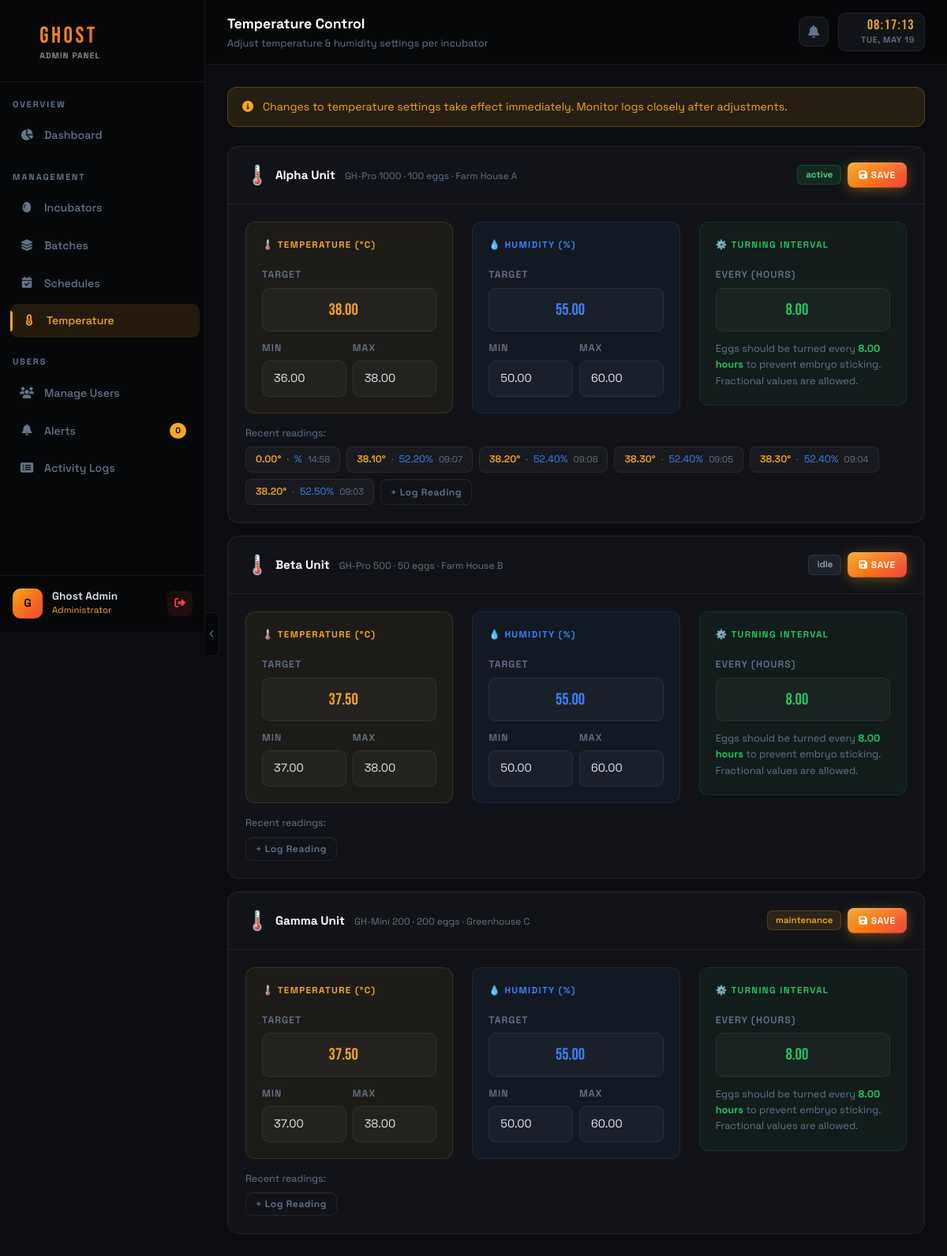
Page /admin/temperature.php (signed in) on the committed database.
### tables this page shows
CREATE TABLE `temperature_settings` (
  `id` int(11) NOT NULL,
  `incubator_id` int(11) NOT NULL,
  `target_temp` decimal(5,2) DEFAULT 37.50,
  `min_temp` decimal(5,2) DEFAULT 37.00,
  `max_temp` decimal(5,2) DEFAULT 38.00,
  `target_humidity` decimal(5,2) DEFAULT 55.00,
  `min_humidity` decimal(5,2) DEFAULT 50.00,
  `max_humidity` decimal(5,2) DEFAULT 60.00,
  `turning_interval` decimal(5,2) DEFAULT 8.00,
  `updated_by_role` enum('admin','user') DEFAULT 'admin',
  `updated_by_id` int(11) DEFAULT NULL,
  `updated_at` timestamp NOT NULL DEFAULT current_timestamp() ON UPDATE current_timestamp()
);

CREATE TABLE `incubators` (
  `id` int(11) NOT NULL,
  `name` varchar(100) NOT NULL,
  `model` varchar(100) DEFAULT NULL,
  `capacity` int(11) DEFAULT 0,
  `location` varchar(255) DEFAULT NULL,
  `status` enum('active','idle','maintenance','error') DEFAULT 'idle',
  `owner_id` int(11) DEFAULT NULL,
  `created_at` timestamp NOT NULL DEFAULT current_timestamp(),
  `updated_at` timestamp NOT NULL DEFAULT current_timestamp() ON UPDATE current_timestamp()
);

### includes/config.php (called while the page is built, shortened)
<?php
function getDB() {
    static $pdo = null;
    if ($pdo === null) {
        try {
            $pdo = new PDO(
                "mysql:host=" . DB_HOST . ";dbname=" . DB_NAME . ";charset=utf8",
                DB_USER,
                DB_PASS,
                array(
                    PDO::ATTR_ERRMODE            => PDO::ERRMODE_EXCEPTION,
                    PDO::ATTR_DEFAULT_FETCH_MODE => PDO::FETCH_ASSOC,
                    PDO::ATTR_EMULATE_PREPARES   => false
                )
            );
        } catch (PDOException $e) {
            die(json_encode(array('success' => false, 'message' => 'Database connection failed: ' . $e->getMessage())));
        }
    }
    return $pdo;
}
function getCurrentAdmin() {
    $pdo  = getDB();
    $stmt = $pdo->prepare("SELECT * FROM admins WHERE id = ?");
    $stmt->execute(array($_SESSION['admin_id']));
    return $stmt->fetch();
}

### admin/temperature.php (the view, shortened to what this page needs)
<?php
$pageTitle = 'Temperature Control';
$pageSubtitle = 'Adjust temperature & humidity settings per incubator';
$activePage = 'temperature';
require_once 'header.php';
$pdo = getDB();
$incubators = $pdo->query("SELECT i.*, ts.target_temp, ts.min_temp, ts.max_temp, ts.target_humidity, ts.min_humidity, ts.max_humidity, ts.turning_interval FROM incubators i LEFT JOIN temperature_settings ts ON i.id=ts.incubator_id ORDER BY i.name")->fetchAll();
?>
<div class="row g-3 mb-4">
  <div class="col-12">
    <div style="background:var(--ghost-amber-dim);border:1px solid rgba(245,166,35,0.25);border-radius:12px;padding:14px 18px;display:flex;align-items:center;gap:12px;font-size:0.88rem;color:var(--ghost-amber);">
      <i class="fas fa-info-circle"></i>
      <span>Changes to temperature settings take effect immediately. Monitor logs closely after adjustments.</span>
    </div>
  </div>
</div>
<?php foreach($incubators as $inc): ?>
<div class="ghost-panel mb-3">
  <div class="ghost-panel-header d-flex justify-content-between align-items-center">
    <div class="d-flex align-items-center gap-12">
      <span style="font-size:1.5rem;margin-right:8px;">🌡️</span>
      <div>
        <span class="ghost-panel-title"><?= htmlspecialchars($inc['name']) ?></span>
        <span class="ms-2" style="font-size:0.75rem;color:var(--ghost-muted);"><?= $inc['model'] ?> · <?= $inc['capacity'] ?> eggs · <?= $inc['location'] ?></span>
      </div>
    </div>
    <div class="d-flex align-items-center gap-2">
      <span class="badge-<?= $inc['status'] ?>"><?= $inc['status'] ?></span>
      <button class="btn-ghost btn-ghost-sm" onclick="saveSettings(<?= $inc['id'] ?>)"><i class="fas fa-save me-1"></i>Save</button>
    </div>
  </div>
  <div class="ghost-panel-body">
    <div class="row g-4" id="settings_<?= $inc['id'] ?>">
      <div class="col-md-4">
        <div style="background:rgba(245,166,35,0.05);border:1px solid rgba(245,166,35,0.15);border-radius:12px;padding:20px;">
          <div style="font-size:0.72rem;font-weight:700;color:var(--ghost-amber);letter-spacing:0.12em;text-transform:uppercase;margin-bottom:16px;">🌡️ Temperature (°C)</div>
          <div class="row g-2">
            <div class="col-12"><label class="form-label-ghost">Target</label>
              <input type="number" step="0.1" class="form-control-ghost" name="target_temp" value="<?= $inc['target_temp'] ?? 37.5 ?>" style="font-size:1.3rem;font-family:'Bebas Neue',sans-serif;color:var(--ghost-amber);text-align:center;">
            </div>
            <div class="col-6"><label class="form-label-ghost">Min</label><input type="number" step="0.1" class="form-control-ghost" name="min_temp" value="<?= $inc['min_temp'] ?? 37.0 ?>"></div>
            <div class="col-6"><label class="form-label-ghost">Max</label><input type="number" step="0.1" class="form-control-ghost" name="max_temp" value="<?= $inc['max_temp'] ?? 38.0 ?>"></div>
          </div>
        </div>
      </div>
      <div class="col-md-4">
        <div style="background:rgba(59,130,246,0.05);border:1px solid rgba(59,130,246,0.15);border-radius:12px;padding:20px;">
          <div style="font-size:0.72rem;font-weight:700;color:var(--ghost-blue);letter-spacing:0.12em;text-transform:uppercase;margin-bottom:16px;">💧 Humidity (%)</div>
          <div class="row g-2">
            <div class="col-12"><label class="form-label-ghost">Target</label>
              <input type="number" step="0.1" class="form-control-ghost" name="target_humidity" value="<?= $inc['target_humidity'] ?? 55.0 ?>" style="font-size:1.3rem;font-family:'Bebas Neue',sans-serif;color:var(--ghost-blue);text-align:center;">
            </div>
            <div class="col-6"><label class="form-label-ghost">Min</label><input type="number" step="0.1" class="form-control-ghost" name="min_humidity" value="<?= $inc['min_humidity'] ?? 50.0 ?>"></div>
            <div class="col-6"><label class="form-label-ghost">Max</label><input type="number" step="0.1" class="form-control-ghost" name="max_humidity" value="<?= $inc['max_humidity'] ?? 60.0 ?>"></div>
          </div>
        </div>
      </div>
      <div class="col-md-4">
        <div style="background:rgba(34,197,94,0.05);border:1px solid rgba(34,197,94,0.15);border-radius:12px;padding:20px;">
          <div style="font-size:0.72rem;font-weight:700;color:var(--ghost-green);letter-spacing:0.12em;text-transform:uppercase;margin-bottom:16px;">⚙️ Turning Interval</div>
          <label class="form-label-ghost">Every (hours)</label>
          <input type="number" min="0.01" step="0.01" max="24" class="form-control-ghost" name="turning_interval" value="<?= $inc['turning_interval'] ?? 8 ?>" style="font-size:1.3rem;font-family:'Bebas Neue',sans-serif;color:var(--ghost-green);text-align:center;">
          <div style="margin-top:12px;font-size:0.8rem;color:var(--ghost-muted);line-height:1.6;">Eggs should be turned every <strong style="color:var(--ghost-green);"><?= $inc['turning_interval'] ?? 8 ?> hours</strong> to prevent embryo sticking. Fractional values are allowed.</div>
        </div>
      </div>
    </div>
    <div class="mt-3">
      <div style="font-size:0.78rem;color:var(--ghost-muted);margin-bottom:8px;">Recent readings:</div>
      <div style="display:flex;gap:8px;flex-wrap:wrap;">
        <?php
        $logs = $pdo->prepare("SELECT temperature, humidity, DATE_FORMAT(recorded_at,'%H:%i') as t FROM temperature_logs WHERE incubator_id=? ORDER BY recorded_at DESC LIMIT 6");
        $logs->execute([$inc['id']]);
        foreach($logs->fetchAll() as $log): ?>
        <div style="background:rgba(255,255,255,0.03);border:1px solid var(--ghost-border);border-radius:8px;padding:6px 12px;font-size:0.78rem;">
          <span style="color:var(--ghost-amber);font-weight:600;"><?= $log['temperature'] ?>°</span>
          <span style="color:var(--ghost-muted);margin:0 4px;">·</span>
          <span style="color:var(--ghost-blue);"><?= $log['humidity'] ?>%</span>
          <span style="color:var(--ghost-muted);font-size:0.7rem;margin-left:4px;"><?= $log['t'] ?></span>
        </div>
        <?php endforeach; ?>
        <button class="btn-outline-ghost" style="font-size:0.75rem;padding:5px 12px;" onclick="logTemp(<?= $inc['id'] ?>)">+ Log Reading</button>
      </div>
    </div>
  </div>
</div>
<?php endforeach; ?>
<?php require_once 'footer.php'; ?>

### admin/header.php (shortened to what this page needs)
<?php require_once '../includes/config.php'; requireAdmin(); $admin = getCurrentAdmin(); ?>
<!DOCTYPE html>
<html lang="en">
<head>
<link href="https://cdnjs.cloudflare.com/ajax/libs/bootstrap/5.3.2/css/bootstrap.min.css" rel="stylesheet">
<link href="https://cdnjs.cloudflare.com/ajax/libs/font-awesome/6.5.0/css/all.min.css" rel="stylesheet">
<link href="https://cdnjs.cloudflare.com/ajax/libs/Chart.js/4.4.1/chart.min.css" rel="stylesheet">
</head>
<body>
<div id="sidebarPull" onclick="toggleSidebarCollapse()" title="Toggle sidebar">
  <i class="fas fa-chevron-left"></i>
</div>
<nav id="sidebar">
  <div class="sidebar-inner">
  <div class="sidebar-brand">
    <i class="fas fa-egg" style="font-size:1.4rem;opacity:0.8;"></i>
    <div>
      GHOST
      <span class="sidebar-brand-sub">Admin Panel</span>
    </div>
  </div>
  <div class="sidebar-section">Overview</div>
  <div class="nav-item"><a href="dashboard.php" class="nav-link-ghost <?= ($activePage??'')=='dashboard'?'active':'' ?>"><span class="nav-icon"><i class="fas fa-chart-pie"></i></span> Dashboard</a></div>
  <div class="sidebar-section">Management</div>
  <div class="nav-item"><a href="incubators.php" class="nav-link-ghost <?= ($activePage??'')=='incubators'?'active':'' ?>"><span class="nav-icon"><i class="fas fa-egg"></i></span> Incubators</a></div>
  <div class="nav-item"><a href="batches.php" class="nav-link-ghost <?= ($activePage??'')=='batches'?'active':'' ?>"><span class="nav-icon"><i class="fas fa-layer-group"></i></span> Batches</a></div>
  <div class="nav-item"><a href="schedules.php" class="nav-link-ghost <?= ($activePage??'')=='schedules'?'active':'' ?>"><span class="nav-icon"><i class="fas fa-calendar-check"></i></span> Schedules</a></div>
  <div class="nav-item"><a href="temperature.php" class="nav-link-ghost <?= ($activePage??'')=='temperature'?'active':'' ?>"><span class="nav-icon"><i class="fas fa-thermometer-half"></i></span> Temperature</a></div>
  <div class="sidebar-section">Users</div>
  <div class="nav-item"><a href="users.php" class="nav-link-ghost <?= ($activePage??'')=='users'?'active':'' ?>"><span class="nav-icon"><i class="fas fa-users"></i></span> Manage Users</a></div>
  <div class="nav-item"><a href="alerts.php" class="nav-link-ghost <?= ($activePage??'')=='alerts'?'active':'' ?>"><span class="nav-icon"><i class="fas fa-bell"></i></span> Alerts <span class="badge-count" id="alertCount">0</span></a></div>
  <div class="nav-item"><a href="logs.php" class="nav-link-ghost <?= ($activePage??'')=='logs'?'active':'' ?>"><span class="nav-icon"><i class="fas fa-list-alt"></i></span> Activity Logs</a></div>
  <div class="sidebar-user">
    <div class="user-avatar"><?= strtoupper(substr($admin['full_name'],0,1)) ?></div>
    <div><div class="user-name"><?= htmlspecialchars($admin['full_name']) ?></div><div class="user-role">Administrator</div></div>
    <button onclick="document.getElementById('logoutModal').style.display='flex'" class="logout-btn" title="Logout" style="border:none;"><i class="fas fa-sign-out-alt" style="font-size:0.85rem;"></i></button>
  </div>
  </div>
</nav>
<div id="main">
  <div class="topbar">
    <div>
      <div class="topbar-title"><?= $pageTitle ?? 'Dashboard' ?></div>
      <div class="topbar-sub"><?= $pageSubtitle ?? 'GHOST Incubator System' ?></div>
    </div>
    <div class="topbar-right">
      <div class="alert-bell" onclick="window.location.href='alerts.php'"><i class="fas fa-bell"></i><span class="bell-dot" id="bellDot" style="display:none"></span></div>
      <div class="topbar-clock">
        <div class="clock-time" id="clockTime">--:--:--</div>
        <div class="clock-date" id="clockDate">--- -- ----</div>
      </div>
    </div>
  </div>
  <div class="page-content">

### admin/footer.php (style rules this page uses)
.btn-ghost,.btn-edit-ghost,.btn-danger-ghost { position:relative;overflow:hidden; }

### rows in the picture
temperature_settings: incubator.name "Alpha Unit", incubator.model "GH-Pro 1000", incubator.capacity "100", incubator.location "Farm House A", incubator.status "active", target_temp "38.00", min_temp "36.00", max_temp "38.00", target_humidity "55.00", min_humidity "50.00", max_humidity "60.00", turning_interval "8.00", temperature "0.00", t "14:58", temperature "38.10", humidity "52.20", t "09:07", temperature "38.20", humidity "52.40", t "09:06", temperature "38.30", t "09:05", t "09:04", humidity "52.50", t "09:03"
temperature_settings: incubator.name "Beta Unit", incubator.model "GH-Pro 500", incubator.capacity "50", incubator.location "Farm House B", incubator.status "idle", target_temp "37.50", min_temp "37.00", max_temp "38.00", target_humidity "55.00", min_humidity "50.00", max_humidity "60.00", turning_interval "8.00"
temperature_settings: incubator.name "Gamma Unit", incubator.model "GH-Mini 200", incubator.capacity "200", incubator.location "Greenhouse C", incubator.status "maintenance", target_temp "37.50", min_temp "37.00", max_temp "38.00", target_humidity "55.00", min_humidity "50.00", max_humidity "60.00", turning_interval "8.00"

### other values in the picture
substr($admin['full_name'],0,1) "G"
$admin['full_name'] "Ghost Admin"
$pageTitle "Temperature Control"
$pageSubtitle "Adjust temperature & humidity settings per incubator"
